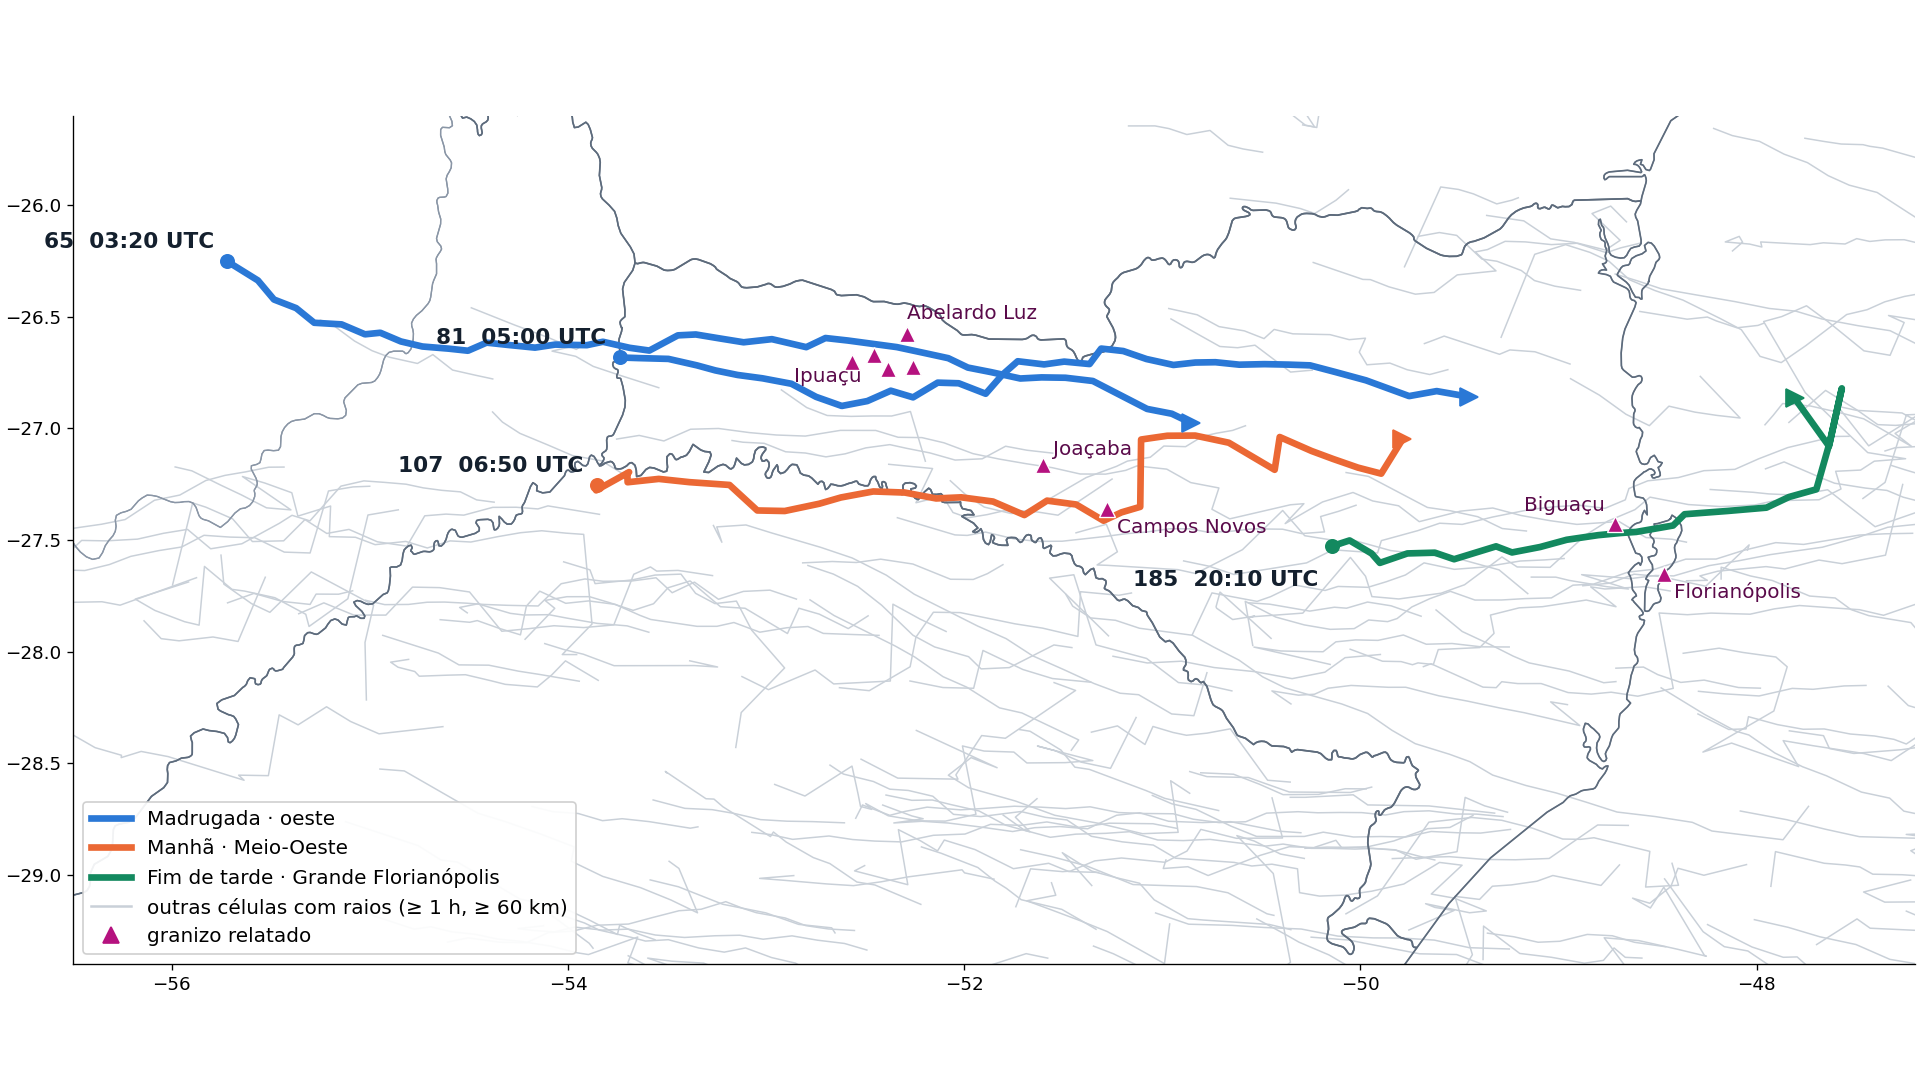

Python code for this plot:
# -*- coding: utf-8 -*-
"""Figura limpa das trajetorias com granizo relatado (GLM), para apresentacao.

As quatro trajetorias que passaram sobre municipios com granizo (glm_relatos.csv) em cor, por episodio;
as demais trajetorias de 1 h ou mais em cinza claro, como contexto. Rotulo direto em cada trajetoria.
Saida: satelite/fig_trajetorias_episodios.png (16:9)
"""
import math
import os

import matplotlib
matplotlib.use('Agg')
import matplotlib.pyplot as plt
import numpy as np
import pandas as pd

from glm_trajetorias import contornos, municipios

AQUI = os.path.dirname(os.path.abspath(__file__))
EPISODIOS = [((65, 81), '#2a78d6', 'Madrugada · oeste'), ((107,), '#eb6834', 'Manhã · Meio-Oeste'),
             ((185,), '#13895f', 'Fim de tarde · Grande Florianópolis')]
MUN = ['Abelardo Luz', 'Ipuaçu', 'Bom Jesus', 'Entre Rios', 'Ouro Verde', 'Joaçaba', 'Campos Novos',
       'Biguaçu', 'Florianópolis']


def main():
    cel = pd.read_csv(os.path.join(AQUI, 'glm_celulas.csv'), parse_dates=['t']).dropna(subset=['traj'])
    tr = pd.read_csv(os.path.join(AQUI, 'glm_trajetorias.csv')).set_index('id')
    fig, ax = plt.subplots(figsize=(16, 9), constrained_layout=True)
    contornos(ax, 'America_do_Sul.shp', color='#8a96a6', lw=0.8)
    contornos(ax, 'BR_Estados.shp', color='#5d6b7c', lw=1.0)
    for tid, g in cel.groupby('traj'):
        if tr.loc[int(tid), 'dist_km'] >= 60:
            ax.plot(g.lon, g.lat, '-', color='#c9d0d8', lw=0.9, zorder=1)
    for ids, cor, nome in EPISODIOS:
        for tid in ids:
            g = cel[cel.traj == tid].sort_values('t')
            t = tr.loc[tid]
            ax.plot(g.lon, g.lat, '-', color=cor, lw=4, zorder=3, solid_capstyle='round')
            ax.plot(g.lon.iloc[-1], g.lat.iloc[-1], '>', color=cor, ms=11, zorder=4)
            ax.plot(g.lon.iloc[0], g.lat.iloc[0], 'o', color=cor, ms=8, zorder=4)
            ax.annotate(f"{tid}  {t.inicio[6:]} UTC", (g.lon.iloc[0], g.lat.iloc[0]),
                        xytext=(-8, -24) if tid == 185 else (-8, 8),
                        textcoords='offset points', ha='right', fontsize=13, color='#14202e', weight='bold')
    cent = municipios()
    for n in MUN:
        lo, la = cent[n]
        ax.plot(lo, la, '^', color='#b5127f', ms=10, mec='white', mew=0.8, zorder=5)
    for n, dx, dy in [('Joaçaba', 6, 6), ('Campos Novos', 6, -14), ('Biguaçu', -6, 8), ('Florianópolis', 6, -14),
                      ('Abelardo Luz', 0, 9), ('Ipuaçu', -8, -16)]:
        lo, la = cent[n]
        ax.annotate(n, (lo, la), xytext=(dx, dy), textcoords='offset points', fontsize=12, color='#5a0a4a',
                    ha='left' if dx >= 0 else 'right')
    hs = [plt.Line2D([], [], color=c, lw=4, label=n) for _, c, n in EPISODIOS]
    hs += [plt.Line2D([], [], color='#c9d0d8', lw=1.5, label='outras células com raios (≥ 1 h, ≥ 60 km)'),
           plt.Line2D([], [], marker='^', ls='', color='#b5127f', ms=10, label='granizo relatado')]
    ax.legend(handles=hs, loc='lower left', fontsize=12, frameon=True, framealpha=0.92)
    ax.set_xlim(-56.5, -47.2)
    ax.set_ylim(-29.4, -25.6)
    ax.set_aspect(1 / math.cos(math.radians(-27.5)))
    ax.tick_params(labelsize=11)
    for s in ('top', 'right'):
        ax.spines[s].set_visible(False)
    fig.savefig(os.path.join(AQUI, 'fig_trajetorias_episodios.png'), dpi=120, facecolor='white')
    print('->', os.path.join(AQUI, 'fig_trajetorias_episodios.png'))


if __name__ == '__main__':
    main()
